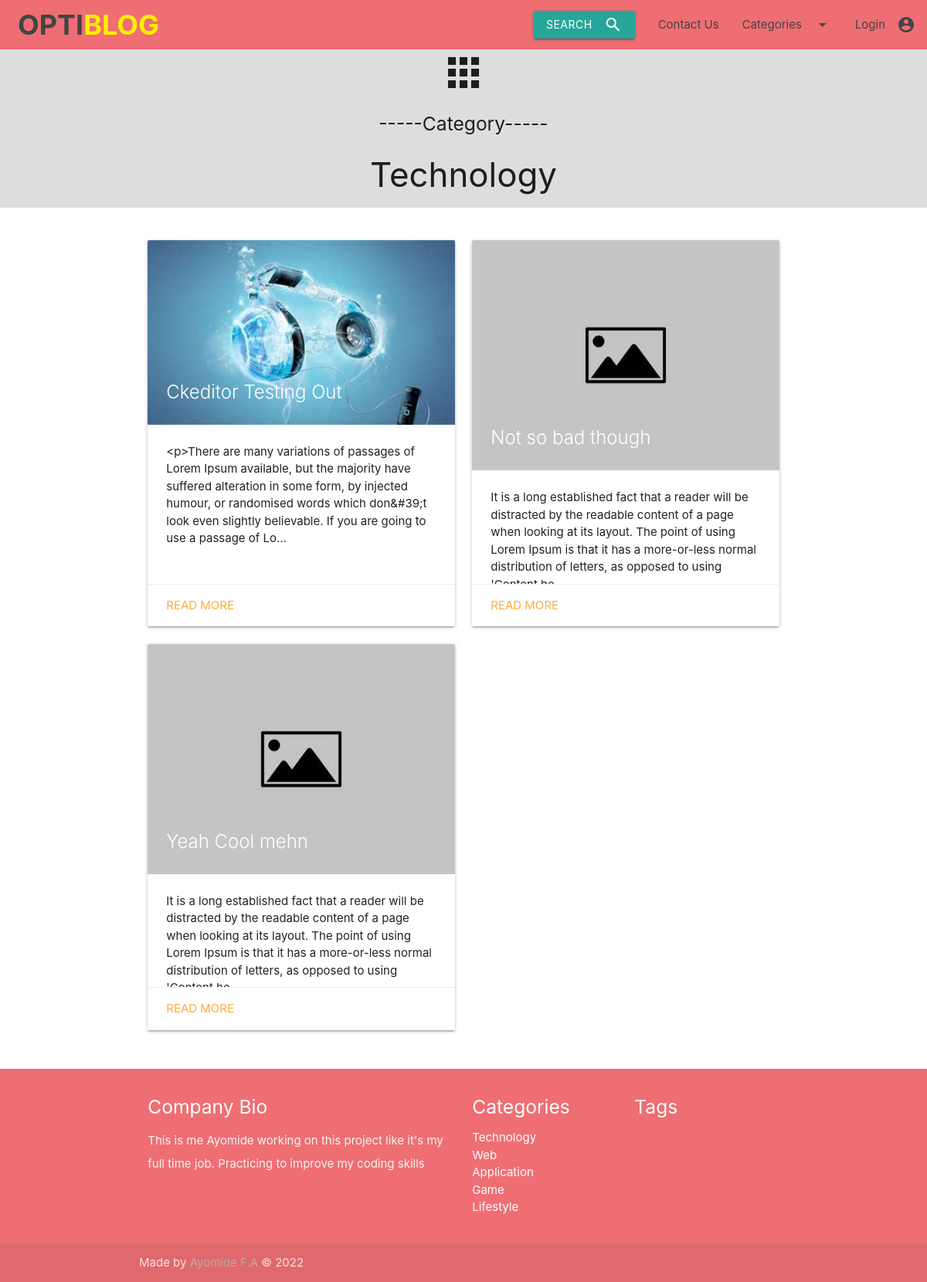
The app's page /categories/technology, older data.
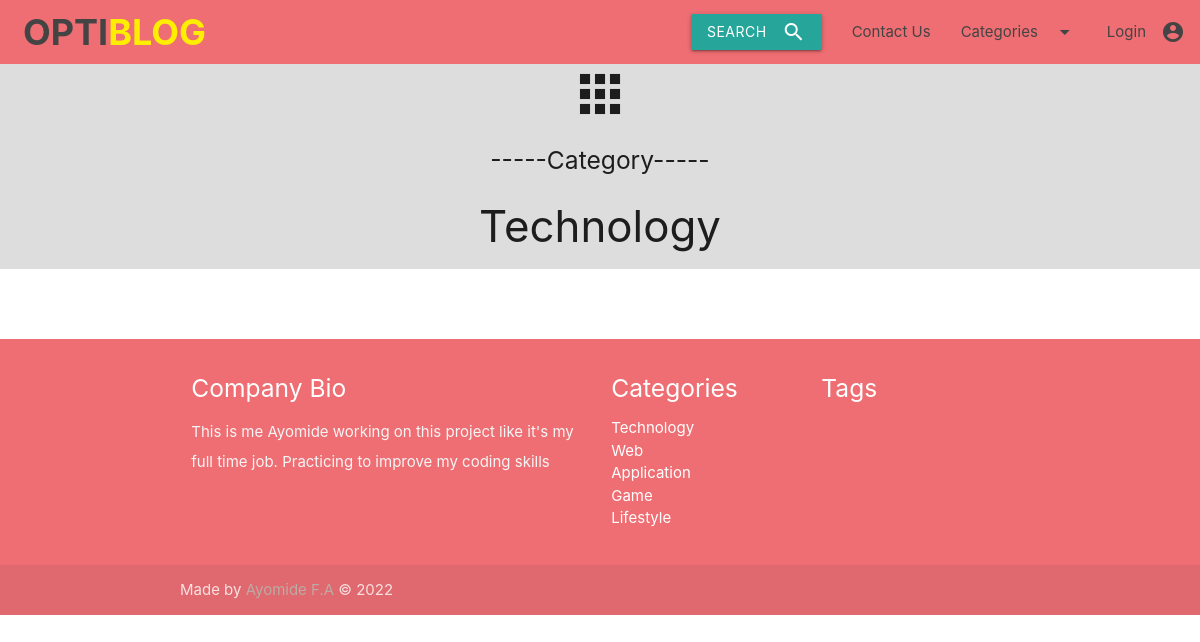
The same page, newer data.
### post/models.py (models this page shows, shortened)
class Post(models.Model):
    title = models.CharField(max_length=255, verbose_name='Title')
    slug = models.SlugField(unique=True)
    status = models.CharField(choices=STATUS_CHOICES, default='draft', max_length=10, verbose_name='status')
    publication_date = models.DateTimeField(verbose_name='Created')
    category = models.ForeignKey(Category, on_delete=models.CASCADE, verbose_name="Category")
    picture = models.ImageField(upload_to='uploads/%Y/%m/%d', blank=True, verbose_name='Picture')
    content = RichTextUploadingField(verbose_name="Content")
    author = models.CharField(max_length=30, default='Anonymous', verbose_name="Author")
    tags = models.ManyToManyField(Tag)
    likes = models.IntegerField(default=0)
    class Meta:
        ordering = ['-publication_date']
        verbose_name = "Post"
        verbose_name_plural = "Posts"
    def get_absolute_url(self):
        return reverse('articledetails', args={self.slug})

class Category(models.Model):
    title = models.CharField(max_length=112, verbose_name='Title')
    slug = models.SlugField(max_length=150, unique=True)
    class Meta:
        verbose_name = "Category"
        verbose_name_plural = "Categories"
    def get_absolute_url(self):
        return reverse('categories', args={self.slug})

### post/views.py (the view)
# urls.py: path('categories/<slug:category_slug>', category, name='categories'),
def category(request, category_slug):
    articles = Post.objects.filter(status='published').order_by('-publication_date')
    categories = Category.objects.all()
    if category_slug:
        category = get_object_or_404(Category, slug=category_slug)
        articles = articles.filter(category=category)
    template = loader.get_template('category.html')
    context = {
        'articles': articles,
        'categories': categories,
        'tags': tags
    }
    return HttpResponse(template.render(context, request))

### base/template/category.html (shortened to what this page needs)
{% extends 'base.html' %}
{% load static %}
  {% block banner %}
  <div class="row">
    <div class="col s12 m12 center-align " style="background-color: #ddd;">
      <i class="medium material-icons">apps</i>
      <h5>-----Category-----</h5>
      <h3 class="center">Technology</h3>
    </div>
  </div>
  {% endblock %}
  {% block content %}
        <div class="row">
          {% for article in articles %}
          <div class="col s12 m6 13 ">
            <div class="card large">
              <div class="card-image">
                {% if article.picture %}
                <a href="{{ article.get_absolute_url }}">
                  <img src="{{ article.picture.url }}">
                </a>
                <a href="{{ article.get_absolute_url }}">
                  <span class="card-title">{{ article.title}}</span>
                </a>
                {% else %}
                <a href="{{ article.get_absolute_url }}">
                  <img src="{% static 'images/default-thumbnail.jpg' %}">
                </a>
                <a href="{{ article.get_absolute_url }}">
                  <span class="card-title">{{ article.title}}</span>
                </a>
                {% endif %}
              </div>
              <div class="card-content ">
                {{ article.content|truncatechars:250 }}
              </div>
              <div class="card-action">
                <a href="{{ article.get_absolute_url }}">Read More</a>
              </div>
            </div>
          </div>
          {% endfor %}
        </div>
    {% endblock %}

### base/template/base.html (shortened to what this page needs)
{% load static %}
<!DOCTYPE html>
<html lang="en">
<head>
    <link href="{% static 'css/materialize.css' %} " type="text/css" rel="stylesheet" media="screen,projection" />
    <link href="{% static 'css/style.css' %} " type="text/css" rel="stylesheet" media="screen,projection" />
</head>
<body>
    <nav>
        <div class="nav-wrapper">
            <a href="{% url 'index' %}" class="brand-logo m" style="margin-left: 23px; font-size: 2.4rem; font-weight: bolder;">OPTI<span style="color: rgb(255, 238, 0);">BLOG </span></a>
            <ul class="right hide-on-med-and-down">
                <li>
                <a class="waves-effect waves-light btn modal-trigger" href="#modal1">Search <i class="material-icons right">search</i></a>
                </li>
                <li><a href="{% url 'contact' %}">Contact Us</a></li>
                <li><a class="dropdown-trigger" href="#!" data-target="dropdown1">Categories<i
                            class="material-icons right">arrow_drop_down</i></a></li>
                <li>
                {% if  user.is_authenticated %}
                <a href="{% url 'profile' user.username %}">
                    {{ user.username }} <i class="material-icons right">account_circle</i>
                </a>
                    {% else %}
                    <a href="{% url 'login' %}">Login
                     <i class="material-icons right">account_circle</i></a>
                    {% endif %}</li>
            </ul>
        </div>
    </nav>
    {% block banner %}
    {% endblock %}
    <div class="container">
        <div class="section">
            {% block content %}
            {% endblock %}
        </div>
    </div>
    <footer class="page-footer ">
        <div class="container">
            <div class="row">
                <div class="col l6 s12">
                    <h5 class="white-text">Company Bio</h5>
                    <p class="grey-text text-lighten-4">This is me Ayomide working on this project like
                        it's my full time job. Practicing to improve my coding skills</p>
                </div>
                <div class="col l3 s12">
                    <h5 class="white-text">Categories</h5>
                    <ul>
                        {% for category in categories %}
                        <li><a class="white-text" href="{{ category.get_absolute_url }}">{{ category.title }}</a></li>
                        {% endfor %}
                    </ul>
                </div>
                <div class="col l3 s12">
                    <h5 class="white-text">Tags</h5>
                </div>
            </div>
        </div>
        <div class="footer-copyright">
            <div class="container">
                Made by <a class="brown-text text-lighten-3" href="http://materializecss.com">Ayomide F.A </a>&copy; 2022
            </div>
        </div>
    </footer>
</body>
</html>

Row changes from the older to the newer data that the page shows:
removed Post: picture (picture), title "Ckeditor Testing Out", content "<p>There are many variations of passages of Lorem Ipsum available, but the majority have suffered alteration in some form, by injected humour, or randomised words which don&#39;t look even slightly believable. If you are going to use a passage of Lo…"
removed Post: title "Not so bad though", content "It is a long established fact that a reader will be distracted by the readable content of a page when looking at its layout. The point of using Lorem Ipsum is that it has a more-or-less normal distribution of letters, as opposed to using…"
removed Post: title "Yeah Cool mehn", content "It is a long established fact that a reader will be distracted by the readable content of a page when looking at its layout. The point of using Lorem Ipsum is that it has a more-or-less normal distribution of letters, as opposed to using…"
